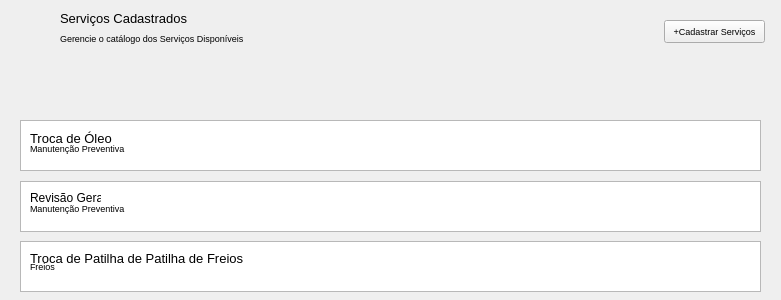
<?xml version="1.0" encoding="UTF-8"?>
<ui version="4.0">
 <class>Form</class>
 <widget class="QWidget" name="Form">
  <property name="geometry">
   <rect>
    <x>0</x>
    <y>0</y>
    <width>781</width>
    <height>300</height>
   </rect>
  </property>
  <property name="windowTitle">
   <string>Form</string>
  </property>
  <widget class="QLabel" name="label">
   <property name="geometry">
    <rect>
     <x>60</x>
     <y>10</y>
     <width>141</width>
     <height>16</height>
    </rect>
   </property>
   <property name="font">
    <font>
     <family>Arial</family>
     <pointsize>10</pointsize>
    </font>
   </property>
   <property name="text">
    <string>Serviços Cadastrados</string>
   </property>
  </widget>
  <widget class="QLabel" name="label_2">
   <property name="geometry">
    <rect>
     <x>60</x>
     <y>30</y>
     <width>221</width>
     <height>16</height>
    </rect>
   </property>
   <property name="font">
    <font>
     <family>Arial</family>
     <pointsize>7</pointsize>
    </font>
   </property>
   <property name="text">
    <string>Gerencie o catálogo dos Serviços Disponíveis</string>
   </property>
  </widget>
  <widget class="QTableView" name="tableView">
   <property name="geometry">
    <rect>
     <x>20</x>
     <y>241</y>
     <width>741</width>
     <height>51</height>
    </rect>
   </property>
  </widget>
  <widget class="QTableView" name="tableView_2">
   <property name="geometry">
    <rect>
     <x>20</x>
     <y>181</y>
     <width>741</width>
     <height>51</height>
    </rect>
   </property>
  </widget>
  <widget class="QTableView" name="tableView_3">
   <property name="geometry">
    <rect>
     <x>20</x>
     <y>120</y>
     <width>741</width>
     <height>51</height>
    </rect>
   </property>
  </widget>
  <widget class="QPushButton" name="pushButton">
   <property name="geometry">
    <rect>
     <x>664</x>
     <y>20</y>
     <width>101</width>
     <height>23</height>
    </rect>
   </property>
   <property name="font">
    <font>
     <family>Arial</family>
     <pointsize>7</pointsize>
    </font>
   </property>
   <property name="text">
    <string>+Cadastrar Serviços</string>
   </property>
  </widget>
  <widget class="QLabel" name="label_3">
   <property name="geometry">
    <rect>
     <x>10</x>
     <y>10</y>
     <width>47</width>
     <height>61</height>
    </rect>
   </property>
   <property name="text">
    <string/>
   </property>
   <property name="pixmap">
    <pixmap>../icones e imagens/MOTORMAX.png</pixmap>
   </property>
   <property name="scaledContents">
    <bool>true</bool>
   </property>
  </widget>
  <widget class="QLabel" name="label_4">
   <property name="geometry">
    <rect>
     <x>30</x>
     <y>130</y>
     <width>91</width>
     <height>16</height>
    </rect>
   </property>
   <property name="font">
    <font>
     <family>Arial</family>
     <pointsize>10</pointsize>
    </font>
   </property>
   <property name="text">
    <string>Troca de Óleo</string>
   </property>
  </widget>
  <widget class="QLabel" name="label_5">
   <property name="geometry">
    <rect>
     <x>30</x>
     <y>140</y>
     <width>121</width>
     <height>16</height>
    </rect>
   </property>
   <property name="font">
    <font>
     <pointsize>7</pointsize>
    </font>
   </property>
   <property name="text">
    <string>Manutenção Preventiva</string>
   </property>
  </widget>
  <widget class="QLabel" name="label_6">
   <property name="geometry">
    <rect>
     <x>30</x>
     <y>190</y>
     <width>71</width>
     <height>16</height>
    </rect>
   </property>
   <property name="text">
    <string>Revisão Geral</string>
   </property>
  </widget>
  <widget class="QLabel" name="label_7">
   <property name="geometry">
    <rect>
     <x>30</x>
     <y>200</y>
     <width>111</width>
     <height>16</height>
    </rect>
   </property>
   <property name="font">
    <font>
     <family>Arial</family>
     <pointsize>7</pointsize>
    </font>
   </property>
   <property name="text">
    <string>Manutenção Preventiva</string>
   </property>
  </widget>
  <widget class="QLabel" name="label_8">
   <property name="geometry">
    <rect>
     <x>30</x>
     <y>250</y>
     <width>221</width>
     <height>16</height>
    </rect>
   </property>
   <property name="font">
    <font>
     <family>Arial</family>
     <pointsize>10</pointsize>
    </font>
   </property>
   <property name="text">
    <string>Troca de Patilha de Patilha de Freios</string>
   </property>
  </widget>
  <widget class="QLabel" name="label_9">
   <property name="geometry">
    <rect>
     <x>30</x>
     <y>260</y>
     <width>47</width>
     <height>13</height>
    </rect>
   </property>
   <property name="font">
    <font>
     <family>Arial</family>
     <pointsize>7</pointsize>
    </font>
   </property>
   <property name="text">
    <string>Freios</string>
   </property>
  </widget>
 </widget>
 <resources/>
 <connections/>
</ui>
